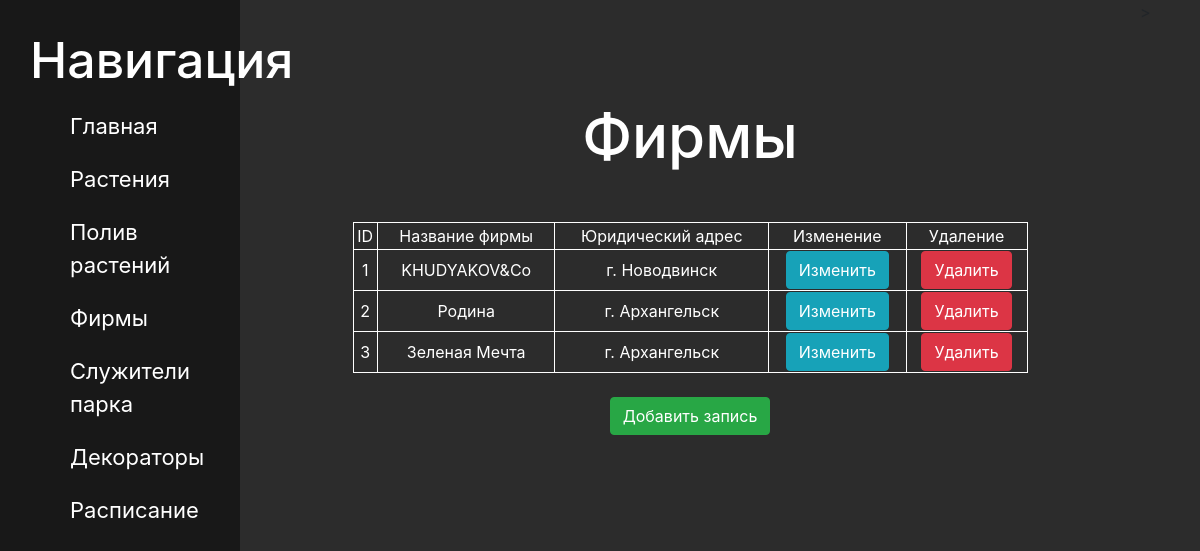
Screenshot of /plants/firms/ with the database file from the repository.
### plants/models.py (models this page shows, shortened)
class Firms(models.Model):
    name= models.CharField(verbose_name ='Название фирмы',max_length=100)
    adress = models.CharField(verbose_name='Юридический адрес', max_length=100)
    class Meta:
        verbose_name ='Фирма'
        verbose_name_plural = 'Фирмы'

### plants/views.py (the view)
# urls.py: path('firms/', views.firms_home, name='frm'),
def firms_home(request):
    firms = Firms.objects.all()
    return render(request, 'firms/firms.html', {'firms':firms})

### plants/templates/firms/firms.html (shortened to what this page needs)
{% extends 'main/layout.html' %}
{% block content  %}
<div class="features">
    <h1>Фирмы</h1>
    {% if firms %}
        <table border="1" class="tab">
            <tr>
                <td> ID </td>
                <td> Название фирмы </td>
                <td> Юридический адрес </td>
                <td> Изменение </td>
                <td> Удаление </td>
            </tr>
        {% for el in firms %}
            <div  >
                <tr>
                    <td> {{el.id}} </td>
                    <td> {{el.name}} </td>
                    <td> {{el.adress}}  </td>
                    <td> <a href="{% url 'updfrm' el.id %}" class="btn btn-info"> Изменить</a> </td>
                    <td> <a href="{% url 'delfrm' el.id %}" class="btn btn-danger"> Удалить</a> </td>
                </tr>
            </div>
        {% endfor %}
            </table>
    {% else %}
        <p>У вас нет записи</p>
    {%endif%}
    <br>
    <a href="{% url 'createfrm' %}"> <button class = "btn btn-success">Добавить запись</button> </a>
</div>
{% endblock %}

### main/static/main/css/main.css (style rules this page uses)
body { background: #2c2c2c; }
main .features { float: left; color: white; margin-top: 100px; text-align: center; width: 75%; }
main .features h1 { font-size: 60px; }
table { border: 1px solid white; margin-top: 50px; margin-left: auto; margin-right: auto; width: 75% }

### rows the page displays
Firms: id "1", name "KHUDYAKOV&Co", adress "г. Новодвинск"
Firms: id "2", name "Родина", adress "г. Архангельск"
Firms: id "3", name "Зеленая Мечта", adress "г. Архангельск"
